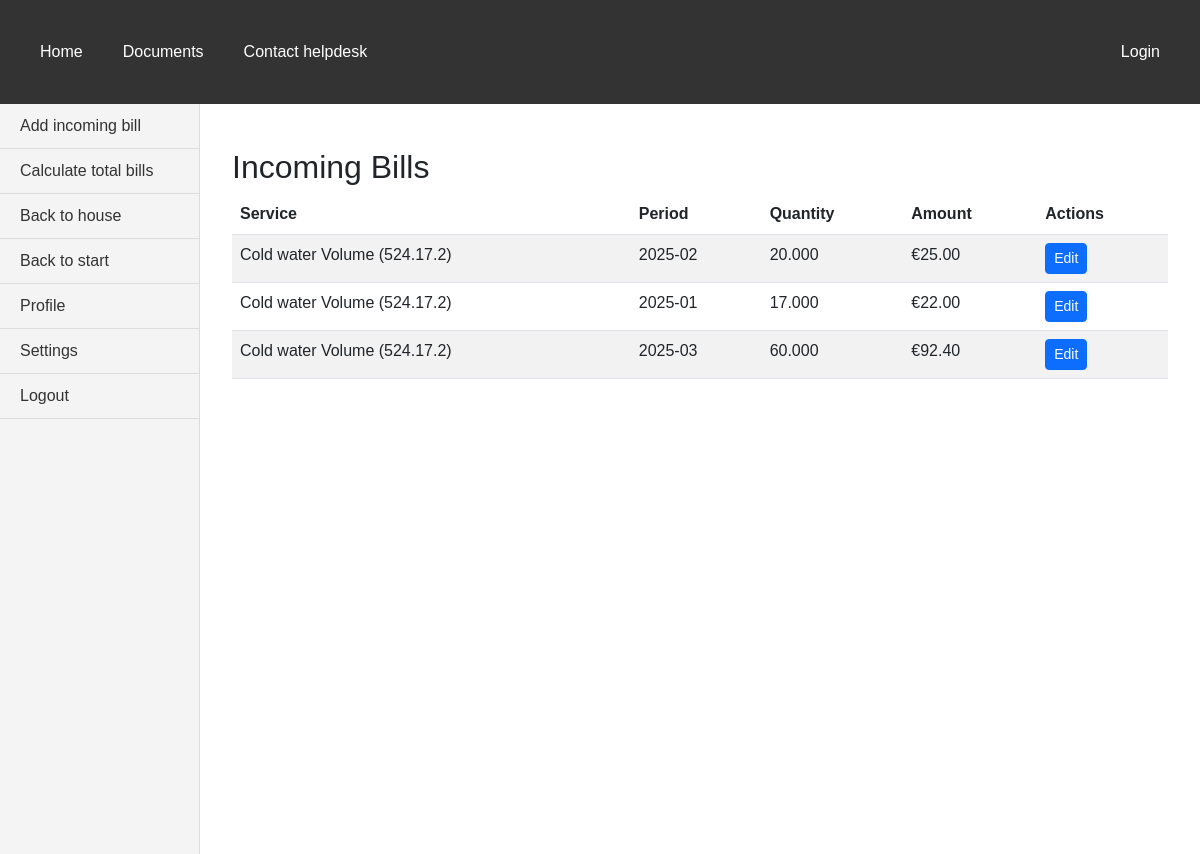
/bills/houses/11/incoming_bills/, run on the app's committed database.
### bills/models.py (models this page shows, shortened)
class IncomingBill(models.Model):
    provider = models.ForeignKey(Provider, on_delete=models.CASCADE)
    house = models.ForeignKey(House, on_delete=models.CASCADE)
    service = models.ForeignKey(Service, on_delete=models.CASCADE)
    number = models.CharField(max_length=20, validators=[MinLengthValidator(2, 'Must be at least 2 characters')])
    year = models.PositiveIntegerField(help_text="Format: YYYY",
                                       validators=[RegexValidator(r'^(202[1-9]|20[3-9])$')])
    month = models.PositiveSmallIntegerField(help_text="Format: MM",
                                             validators=[RegexValidator(r'^(0?[1-9]|1[0-2])$')])
    quantity_received = models.DecimalField(max_digits=10, decimal_places=3)
    amount = models.DecimalField(max_digits=10, decimal_places=2)
    @property
    def period(self):
        return f"{self.year}-{str(self.month).zfill(2)}"

class Service(models.Model):
    house = models.ForeignKey(House, on_delete=models.CASCADE, default=None)
    NAME_CHOICES = [(None, 'Select service'), ('cold_water', 'Cold water'), ('electricity', 'Electricity'), ('hot_water', 'Hot water'), ('heat', 'Heat'), ('other', 'Other')]
    name = models.CharField(max_length=30, choices=NAME_CHOICES, validators=[MinLengthValidator(3, 'Must be at least 3 characters')])
    provider = models.ForeignKey(Provider, on_delete=models.PROTECT, default=None)
    CHOICES = [
        ('object_count', 'Count of objects (524.4.1)'),
        ('part_of_house', 'Part of house (524.4.2)'),
        ('living_person_count', 'Count of living persons (524.4.3)'),
        ('declared_person_count', 'Count of declared persons (524.4.4)'),
        ('area', 'Area (524.17.1)'),
        ('heated_area', 'Heated area'),
        ('volume', 'Volume (524.17.2)'),
        ('one_time_payment', 'One time payment'),
    ]
    service_type = models.CharField(max_length=30, choices=CHOICES)
    measuring_units = models.CharField(max_length=15, validators=[
        MinLengthValidator(1, 'Must be at least 1 character')
    ])
    price_per_unit = models.DecimalField(max_digits=10, decimal_places=2)
    def __str__(self):
        return self.get_name_display() + '  ' + self.get_service_type_display()

### bills/views.py (the view)
# urls.py: path("incoming_bills/", views.IncomingBillListView.as_view(), name='incoming_bills'),
class IncomingBillListView(ListView):
    model = IncomingBill
    template_name = 'bills/incoming_bill_list.html'
    context_object_name = "incoming_bills"
    def get_queryset(self):
        house_id = self.kwargs.get('house_id')
        if house_id:
            return IncomingBill.objects.filter(house_id=house_id)
        return IncomingBill.objects.all()
    def get_context_data(self, **kwargs):
        context = super().get_context_data(**kwargs)
        house_id = self.kwargs.get('house_id')
        if house_id:
            context["house"] = House.objects.get(id=house_id)
        return context

### bills/templates/bills/incoming_bill_list.html (shortened to what this page needs)
{% extends 'base.html' %}
{% block sidebar %}
<aside class="vertical-menu">
    {% if house %}
        <a href="{% url 'add_incoming' house.id %}">Add incoming bill</a>
        <a href="{% url 'total_bills' house.id %}">Calculate total bills</a>
        <a href="{% url 'house_update' house.id %}">Back to house</a>
    {% else %}
        <a href="{% url 'add_incoming' %}">Add incoming bill</a>
    {% endif %}
    <a href="{% url 'index' %}">Back to start</a>
    <a href="#">Profile</a>
    <a href="#">Settings</a>
    <a href="#">Logout</a>
</aside>
{% endblock %}
{% block content %}
<div class="container mt-4">
    <h2>Incoming Bills</h2>
    {% if incoming_bills %}
        <table class="table table-striped">
            <thead>
                <tr>
                    <th>Service</th>
                    <th>Period</th>
                    <th>Quantity</th>
                    <th>Amount</th>
                    <th>Actions</th>
                </tr>
            </thead>
            <tbody>
                {% for bill in incoming_bills %}
                    <tr>
                        <td>{{ bill.service }}</td>
                        <td>{{ bill.period }}</td>
                        <td>{{ bill.quantity_received|floatformat:3 }}</td>
                        <td>€{{ bill.amount|floatformat:2 }}</td>
                        <td>
                            <a href="{% url 'incoming_bill_update' house.id bill.pk %}" class="btn btn-sm btn-primary">Edit</a>
                        </td>
                    </tr>
                {% endfor %}
            </tbody>
        </table>
    {% else %}
    {% if house %}
        <p>No incoming bills found for {{ house.address }}.</p>
    {% else %}
        <p>No incoming bills found.</p>
    {% endif %}
    {% endif %}
</div>
{% endblock %}

### static/css/styles.css (style rules this page uses)
body { margin: 0; font-family: Arial, sans-serif; display: flex; flex-direction: column; }
.vertical-menu { width: 200px; background-color: #f4f4f4; padding: 0; margin: 0; border-right: 1px solid #ddd; display: flex; flex-direction: column; min-height: calc(100vh - 50px); }
.vertical-menu a { padding: 10px 20px; text-decoration: none; color: #333; border-bottom: 1px solid #ddd; }

### data on the page
IncomingBill: service "Cold water Volume (524.17.2)", period "2025-02", quantity_received "20.000", amount "25.00"
IncomingBill: service "Cold water Volume (524.17.2)", period "2025-01", quantity_received "17.000", amount "22.00"
IncomingBill: service "Cold water Volume (524.17.2)", period "2025-03", quantity_received "60.000", amount "92.40"
